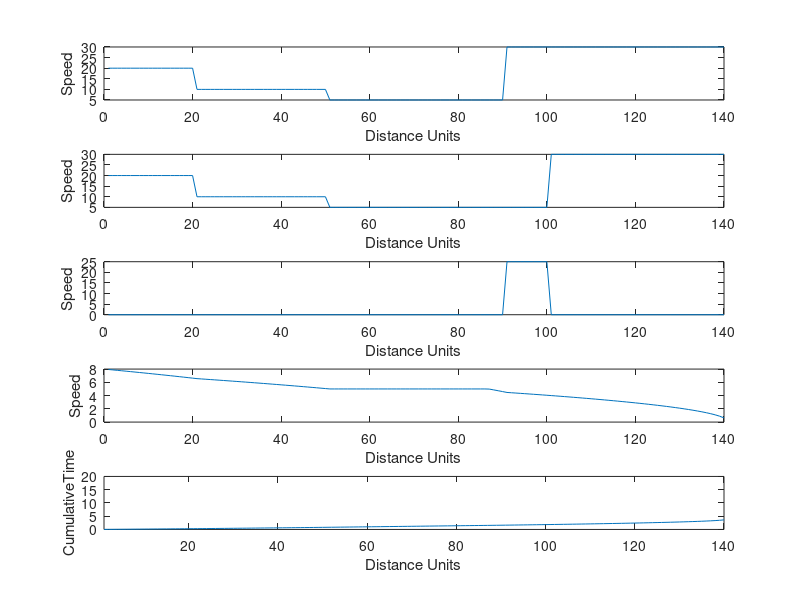

Write MATLAB code to recreate this figure.
# Velocity Profile computation assuming Tracks are always available
l = 0.1; # step size = 0.1km
length_of_train = 1; # length of train in KM
track_lengths_in_km = [2,3,4,5];
permissible_speed_over_tracks = [20,10,5,30];
acceleration_in_tracks = [3,4,6,4];
deceleration_in_tracks = [-5,-3,-6,-2];
initial_train_velocity = 10;
final_train_velocity = 0;

number_of_steps_in_train_length = length_of_train / l;
number_of_steps_per_track = track_lengths_in_km / l;
number_of_steps = sum(number_of_steps_per_track);
number_of_steps_cumsum = cumsum(number_of_steps_per_track);
number_of_tracks = columns(track_lengths_in_km);

permissible_speed_array = zeros(1, number_of_steps);
max_permissible_speed_array = zeros(1, number_of_steps);
acceleration_across_steps_array = zeros(1,number_of_steps);
deceleration_across_steps_array = zeros(1,number_of_steps);


start_index = 1;
for i = 1:number_of_tracks
  permissible_speed_array(1,start_index:number_of_steps_cumsum(i)) = permissible_speed_over_tracks(i);
  # replace the arrays below with a dictionary or some other datastructure
  acceleration_across_steps_array(1,start_index:number_of_steps_cumsum(i)) = acceleration_in_tracks(i);
  deceleration_across_steps_array(1,start_index:number_of_steps_cumsum(i)) = deceleration_in_tracks(i);
  start_index = 1 + sum(number_of_steps_per_track(1:i));
endfor


# calculate maximum permissible speed array
for i = 1:number_of_steps
  start_index = i - number_of_steps_in_train_length;
  if(start_index < 1)
    start_index = 1;
  endif
  end_index = i;
  max_permissible_speed_array(i) = min(permissible_speed_array(1,start_index:end_index));
endfor

speed_profile_array = max_permissible_speed_array;

# Variables used in equations of motion
u = 0;
v = 0;

# final velocity - backward propagation
if(final_train_velocity < speed_profile_array(number_of_steps))
	v = final_train_velocity;
	u = sqrt(v^2 - 2 * deceleration_across_steps_array(number_of_steps) * l);
	if(u < speed_profile_array(number_of_steps))
		speed_profile_array(number_of_steps) = u;
	endif
endif


# backward propagation
for i = number_of_steps:-1:2
	if(speed_profile_array(i) < speed_profile_array(i-1))
		v = speed_profile_array(i);
		u = sqrt(v^2 - 2 * deceleration_across_steps_array(i-1) * l);
		if(u < speed_profile_array(i-1))
			speed_profile_array(i-1) = u;
		endif
	endif
endfor

# initial velocity - forward propagation
if(initial_train_velocity < speed_profile_array(1))
	u = initial_train_velocity;
	v = sqrt(u^2 + (2 * acceleration_across_steps_array(1) * l));
	if(v < speed_profile_array(1))
		speed_profile_array(1) = v;
	endif
endif

# forward propagation
for i = 1:(number_of_steps - 1)
	if(speed_profile_array(i) < speed_profile_array(i+1))
		u = speed_profile_array(i);
		v = sqrt(u^2 + (2 * acceleration_across_steps_array(i+1) * l));
		if(v < speed_profile_array(i+1))
			speed_profile_array(i+1) = v;
		endif
	endif
endfor


travel_time_per_step = l./speed_profile_array;
travel_time_cumulative = cumsum(travel_time_per_step);

subplot(5,1,1);
plot(permissible_speed_array);
xlabel('Distance Units');
ylabel('Speed');
subplot(5,1,2);
plot(max_permissible_speed_array);
xlabel('Distance Units');
ylabel('Speed');
subplot(5,1,3);
plot(permissible_speed_array - max_permissible_speed_array);
xlabel('Distance Units');
ylabel('Speed');
subplot(5,1,4);
plot(speed_profile_array);
xlabel('Distance Units');
ylabel('Speed');
subplot(5,1,5);
plot(travel_time_cumulative);
xlabel('Distance Units');
ylabel('CumulativeTime');
axis([1, 140 ,0, 20],'manual');